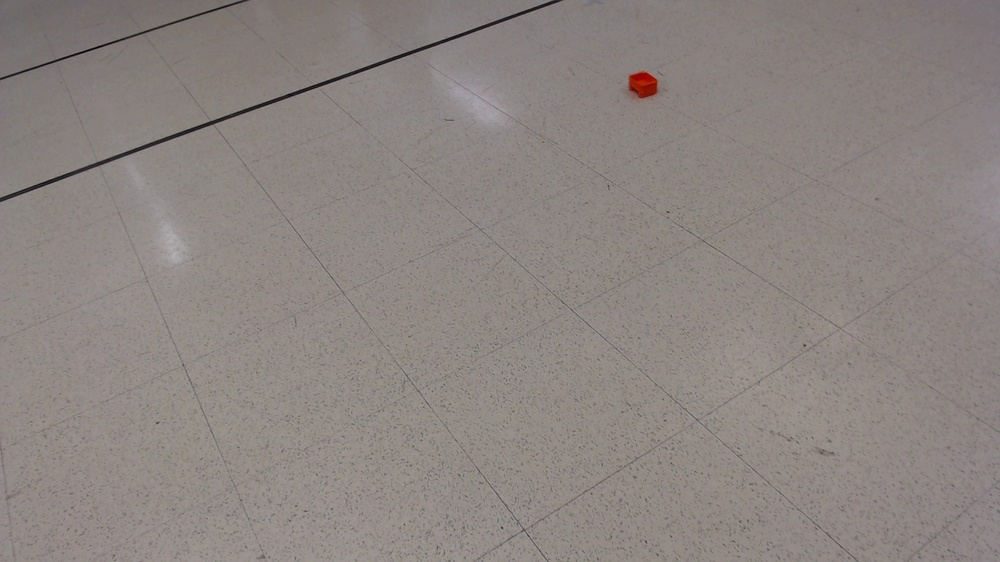
#> input picture orange_box/image_0000.jpg, 1000 x 562 px, shrunk from 1920 x 1080 before the run, given in place of the camera
$ python test.py
#> lines starting #> are read from the running program, lines starting #| are printed output that depends on the picture; after the words box and inside, x2 and y2 are one past the last pixel; in counts of white or black regions, pixels touching at a corner belong together
import cv2           # Importing the OpenCV library for computer vision tasks
import cvzone       # Importing the cvzone library for additional functionalities
import numpy as np  # Importing NumPy library for numerical operations

# Open the webcam
cap = cv2.VideoCapture(0)

while True:
    # Read a frame from the webcam
    success, imgShapes = cap.read()
#> imgShapes is the input picture: shape (562, 1000, 3); mean B, G, R 129, 132.8, 140.3
    if not success:
        print("Failed to capture image from webcam")
        break

    # Perform edge detection using the Canny algorithm
    imgCanny = cv2.Canny(imgShapes, 50, 150)
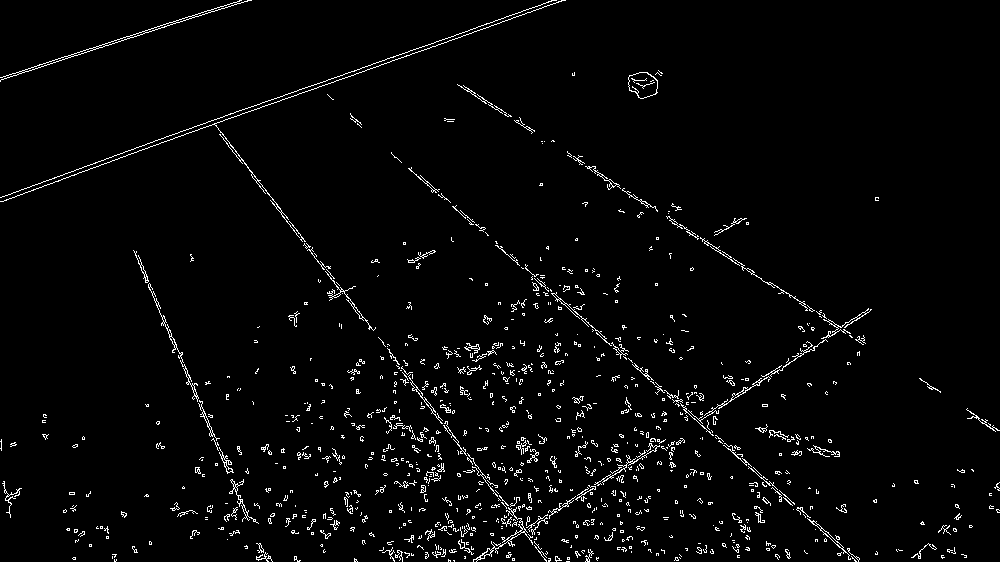
#> imgCanny: shape (562, 1000); 2.7% white in thin lines or dots

    # Dilate the edges to strengthen the detected contours
    imgDilated = cv2.dilate(imgCanny, np.ones((5, 5), np.uint8), iterations=1)
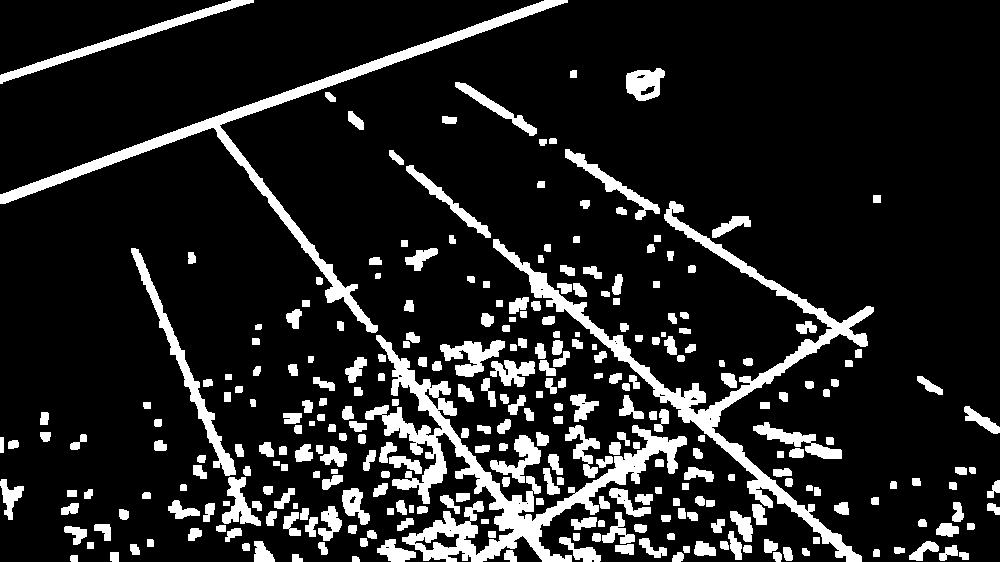
#> imgDilated: shape (562, 1000); 13.9% white; 302 white regions, largest, box (x1, y1, x2, y2) and area: (365, 335, 687, 562) 13037, (493, 201, 874, 562) 10466, (0, 0, 568, 333) 8299

    # Find contours in the image without any corner filtering
#> (the run stopped early here; a loop or call above may not have finished)

$ run again, on orange_box/image_0001.jpg
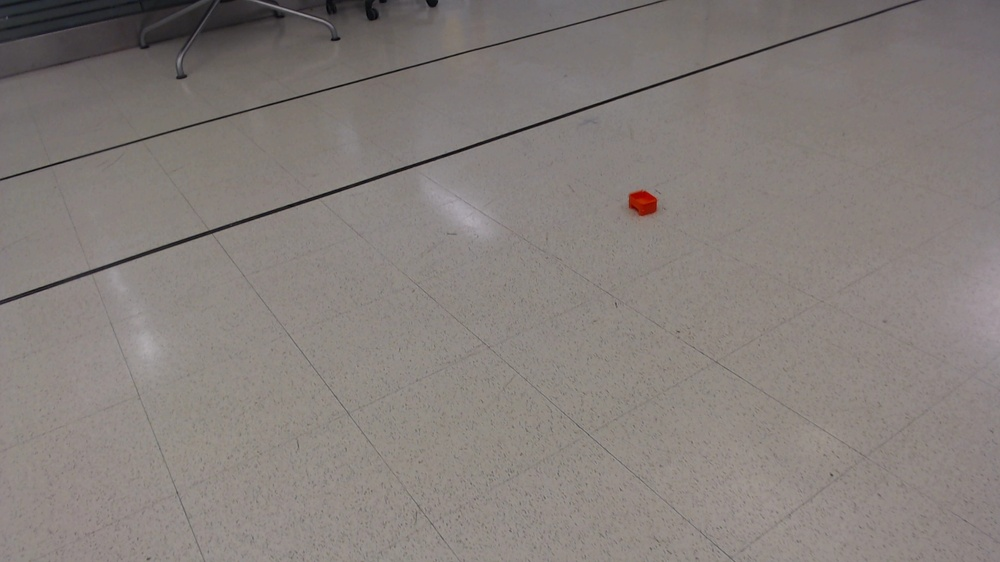
#> input picture orange_box/image_0001.jpg, 1000 x 562 px, shrunk from 1920 x 1080 before the run, given in place of the camera
#> imgShapes is the input picture: shape (562, 1000, 3); mean B, G, R 122.8, 126.3, 133.2
#> `imgCanny = cv2.Canny(imgShapes, 50, 150)`:
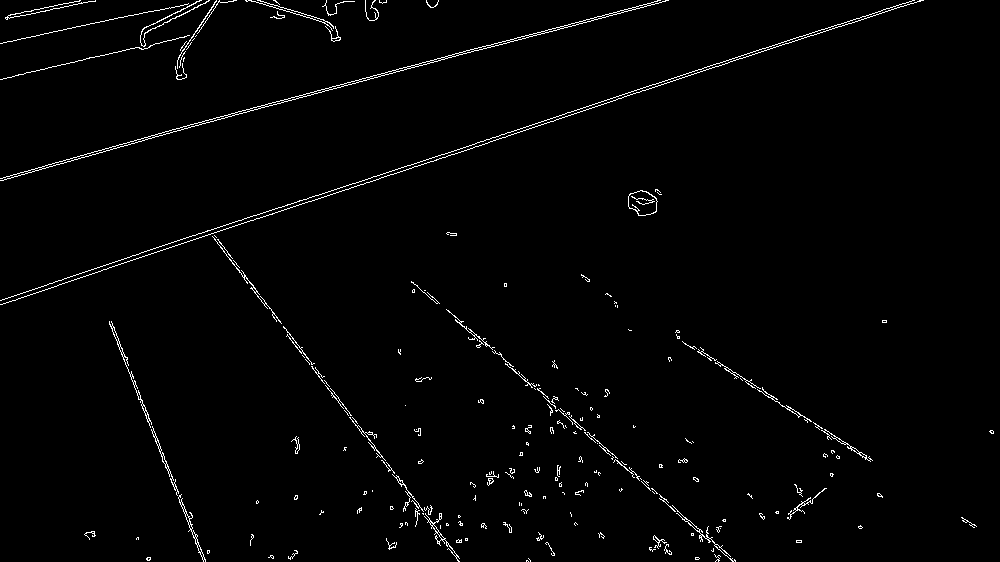
#> imgCanny: shape (562, 1000); 1.6% white in thin lines or dots
#> `imgDilated = cv2.dilate(imgCanny, np.ones((5, 5), np.uint8), iteration..`:
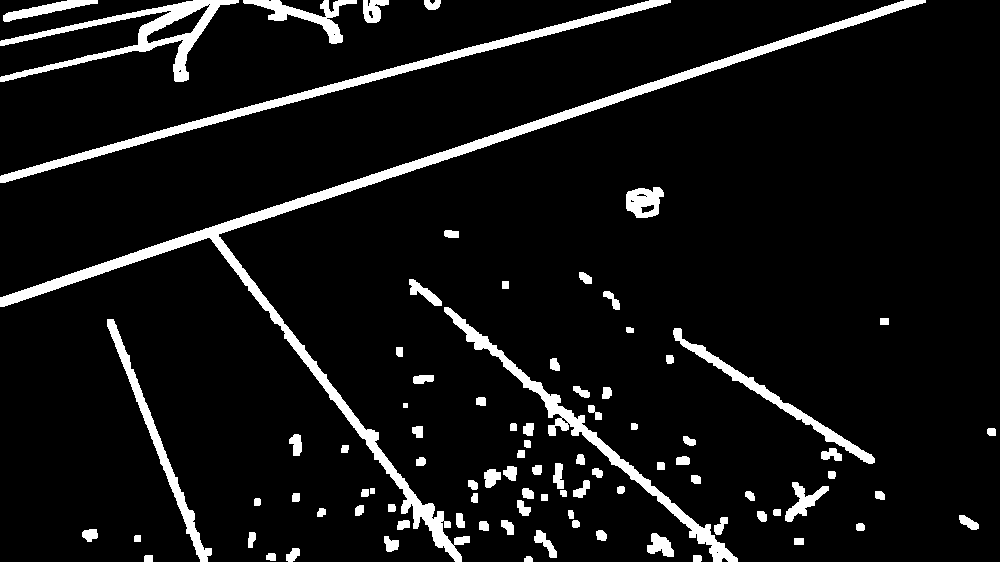
#> imgDilated: shape (562, 1000); 7.8% white; 91 white regions, largest, box (x1, y1, x2, y2) and area: (0, 0, 926, 562) 13216, (0, 0, 671, 183) 5484, (444, 307, 738, 562) 4178

$ run again, on orange_box/image_0003.jpg
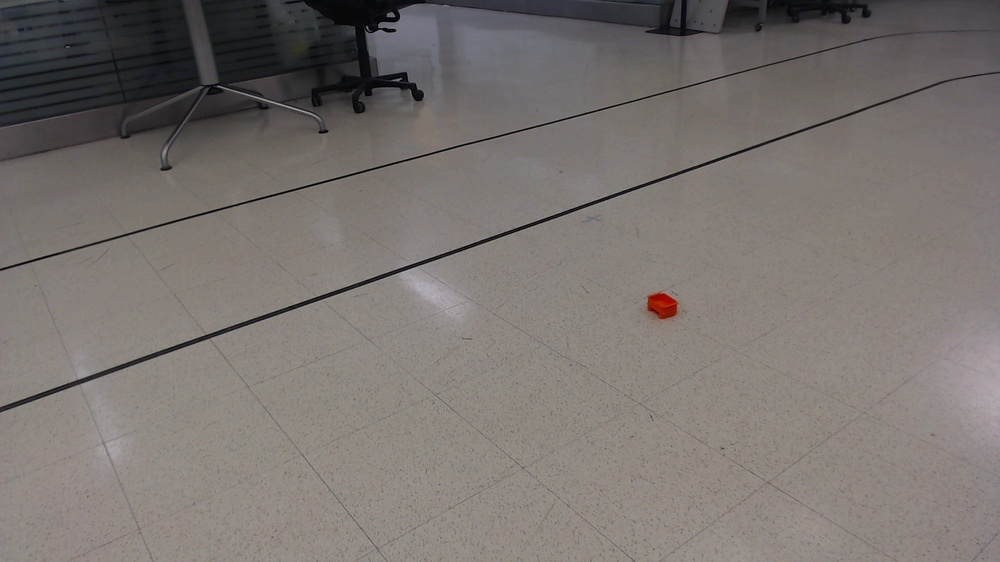
#> input picture orange_box/image_0003.jpg, 1000 x 562 px, shrunk from 1920 x 1080 before the run, given in place of the camera
#> imgShapes is the input picture: shape (562, 1000, 3); mean B, G, R 111.9, 115.4, 121.4
#> `imgCanny = cv2.Canny(imgShapes, 50, 150)`:
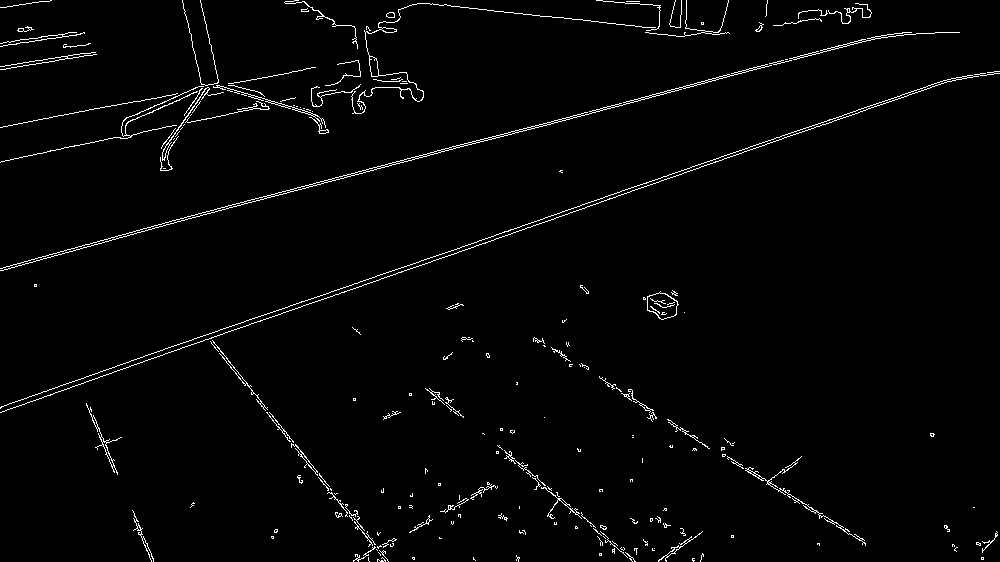
#> imgCanny: shape (562, 1000); 2% white in thin lines or dots
#> `imgDilated = cv2.dilate(imgCanny, np.ones((5, 5), np.uint8), iteration..`:
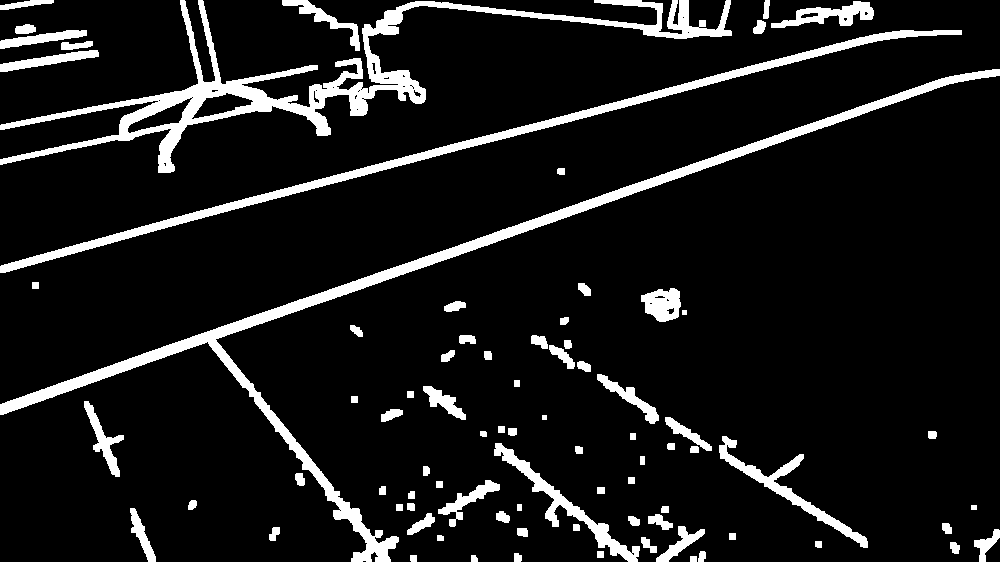
#> imgDilated: shape (562, 1000); 9.8% white; 83 white regions, largest, box (x1, y1, x2, y2) and area: (0, 0, 732, 173) 14708, (0, 69, 1000, 562) 13458, (0, 30, 962, 273) 7699

$ run again, on orange_box/image_0004.jpg
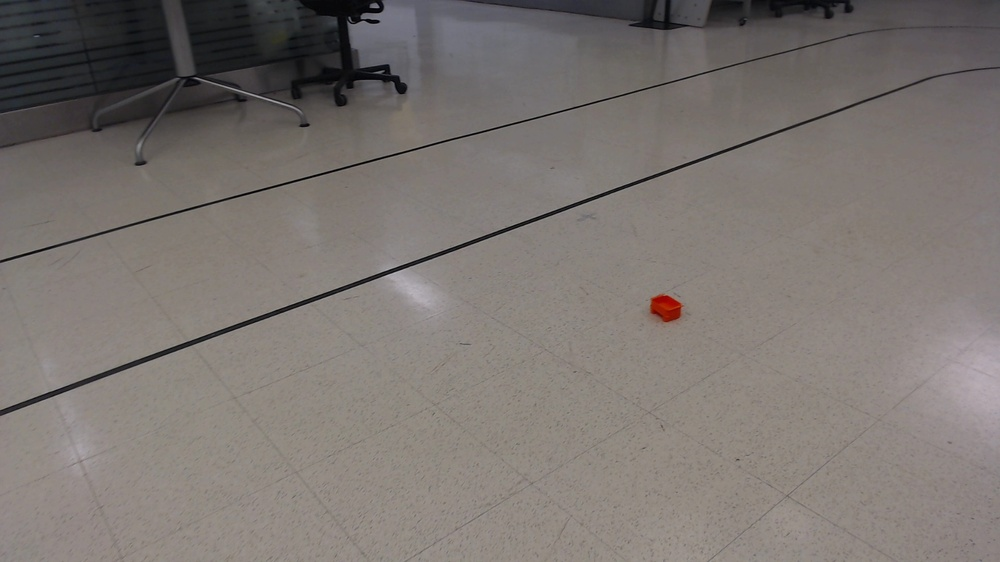
#> input picture orange_box/image_0004.jpg, 1000 x 562 px, shrunk from 1920 x 1080 before the run, given in place of the camera
#> imgShapes is the input picture: shape (562, 1000, 3); mean B, G, R 112.8, 116.7, 123.1
#> `imgCanny = cv2.Canny(imgShapes, 50, 150)`:
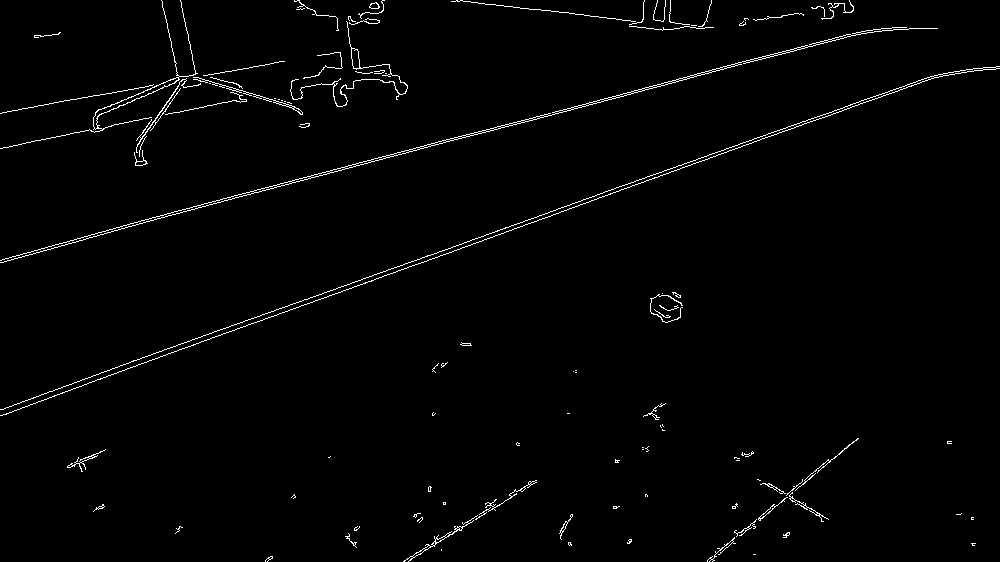
#> imgCanny: shape (562, 1000); 1.5% white in thin lines or dots
#> `imgDilated = cv2.dilate(imgCanny, np.ones((5, 5), np.uint8), iteration..`:
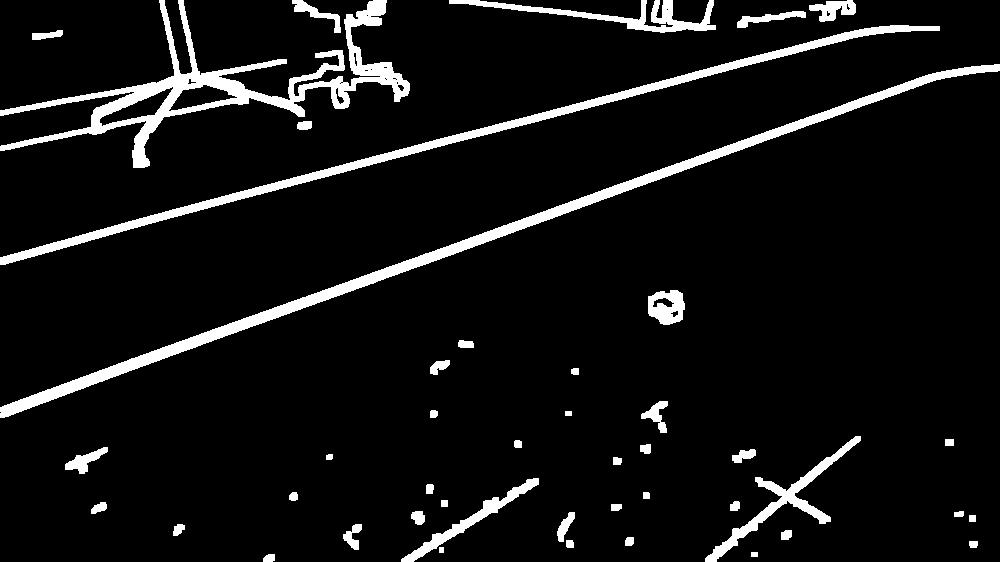
#> imgDilated: shape (562, 1000); 7.4% white; 45 white regions, largest, box (x1, y1, x2, y2) and area: (0, 0, 410, 168) 10727, (0, 64, 1000, 418) 10476, (0, 25, 940, 265) 7609
